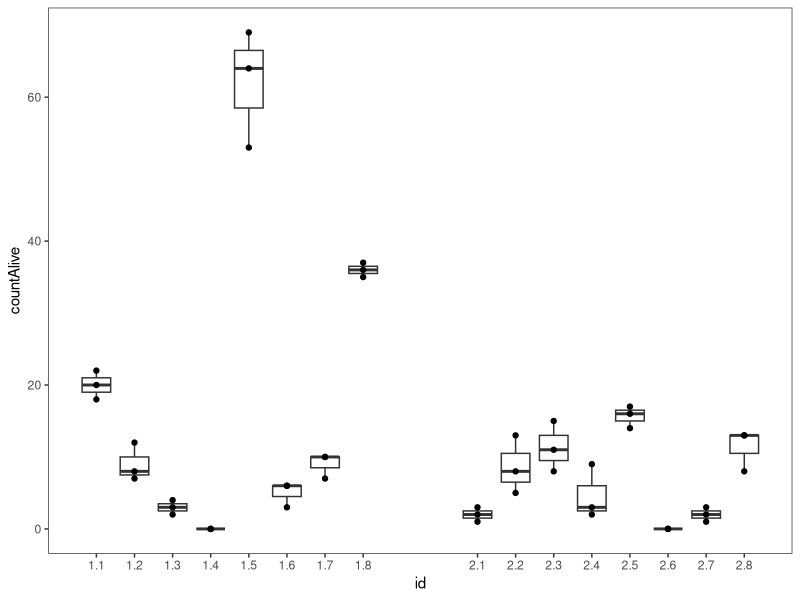
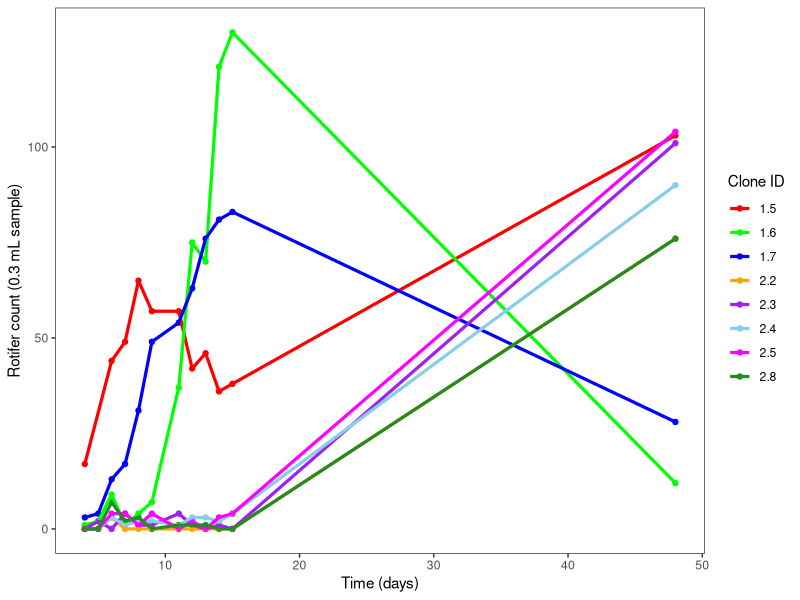

Here is the R script that generated these plots, in order:
## ---- chunk 1
knitr::opts_chunk$set(echo = TRUE, warning = FALSE, message = FALSE, fig.path = "../output/")
## ---- chunk 2
library(car)
library(tidyverse)
library(here)
library(ggplot2)
library(knitr)
## ---- chunk 3
stock4_24 <- read_csv(here("data","stockCultures4.24.csv"))
## ---- chunk 4
kable(stock4_24)
## ---- chunk 5

wellTest <- read_csv(here("data","24wellCountTest.csv"))

# AHHHHHH I CANT TAKE IT ANYMORE AAAAHHHHHHHHHHHHHHHH

wellTestSorted <- wellTest %>%
  group_by(wellTest$leaf) %>%
  group_by(wellTest$clone)

glimpse(wellTest)

as.factor(wellTest$id)

ggplot(wellTest, aes(x=id, y=countAlive, group=id)) +
  geom_boxplot() +
  geom_point() +
  scale_x_continuous(breaks=c(1.1, 1.2, 1.3, 1.4, 1.5, 1.6, 1.7, 1.8, 2.1, 2.2, 2.3, 2.4, 2.5, 2.6, 2.7, 2.8)) +
  theme_bw() +
  theme(panel.grid.major = element_blank(), panel.grid.minor = element_blank())

## ---- chunk 6

pop1 <- read_csv(here("data","pop1.csv"))
glimpse(pop1)

pop1$idFact <- as.factor(pop1$id)
pop1$idFact

ggplot(pop1, aes(x=day, y=count, group=idFact, color=idFact)) +
  geom_point() +
  geom_line(size=1.1) +
  scale_color_manual(values=c("red", "green", "blue", "orange", "purple", "skyblue", "magenta", "forestgreen")) +
  #facet_wrap(~id) +
  labs(x="Time (days)", y="Rotifer count (0.3 mL sample)", color="Clone ID") +
  theme_bw() +
  theme(panel.grid.major = element_blank(), panel.grid.minor = element_blank())

## ---- chunk 7

rpermL <- 50 / 0.3

rperstock <- rpermL * 100

cultPerStock <- rperstock / 200

